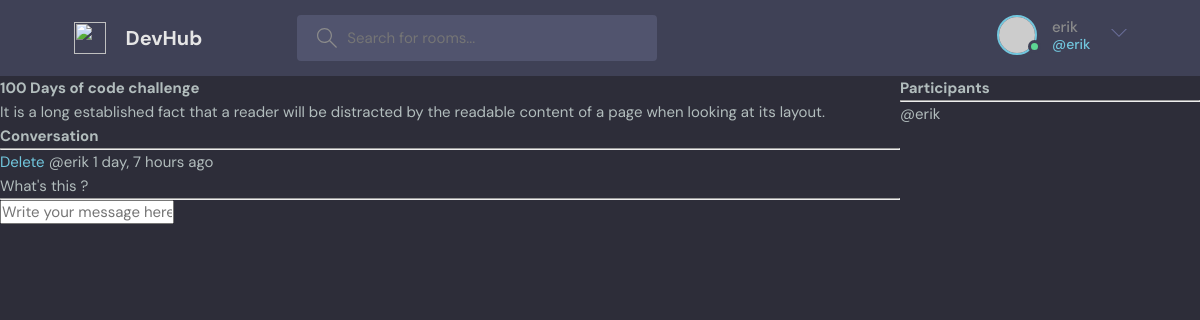
The page /room/2 (signed in) on the database its author committed.
### base/models.py (models this page shows, shortened)
class Room(models.Model):
    host = models.ForeignKey(User, on_delete=models.SET_NULL, null=True)
    topic = models.ForeignKey(Topic, on_delete=models.SET_NULL, null=True)
    name = models.CharField(max_length=200)
    description = models.TextField(null=True, blank=True)
    participants = models.ManyToManyField(User, related_name='participants', blank=True)
    updated = models.DateTimeField(auto_now=True)
    created = models.DateTimeField(auto_now_add=True)
    class Meta:
        ordering = ['-updated', '-created']

class Message(models.Model):
    user =models.ForeignKey(User, on_delete=models.CASCADE)
    room = models.ForeignKey(Room, on_delete=models.CASCADE)
    body = models.TextField()
    updated = models.DateTimeField(auto_now=True)
    created = models.DateTimeField(auto_now_add=True)
    class Meta:
        ordering = ['-updated', '-created']

### base/views.py (the view, shortened to what this page needs)
# urls.py: path('room/<str:pk>', views.room, name='room'),
def room(request, pk):
    room = Room.objects.get(id=pk)
    room_messages = room.message_set.all()
    participants = room.participants.all()
    context = {'room': room, 'room_messages': room_messages, 'participants': participants}
    return render(request, 'base/room.html', context)

### base/templates/base/room.html (shortened to what this page needs)
{% extends 'main.html' %}
{% block content %}
<div class="room-container">
    <div >
        <h1>{{ room.name }}</h1>
        <p>{{ room.description }}</p>
        <div class="comment-wrapper">
            <h3>Conversation</h3>
            <hr />
            {% for message in room_messages %}
            <div>
                {% if request.user == message.user %}
                <a href="{% url 'delete-room' room.id %}">Delete</a>
                {% endif %}
                <small>@{{ message.user }} {{ message.created | timesince }} ago</small>
                <p>{{ message.body }}</p>
                <hr />
            </div>
            {% endfor %}
        </div>
        {% if request.user.is_authenticated %}
        <div class="comment-form">
            <form action="" method="POST">
                <input type="text" name="body" placeholder="Write your message here..." />
            </form>
        </div>
        {% endif %}
    </div>
    <div>
        <h3>Participants</h3>
        <hr />
        {% for user in participants %}
        <div>
            <p>@{{ user.username }}</p>
        </div>
        {% endfor %}
    </div>
</div>
{% endblock %}

### templates/navbar.html (shortened to what this page needs)
<header class="header header--loggedIn">
    <div class="container">
        <a href="{% url 'home' %}" class="header__logo">
            <img src="assets/logo.svg" />
            <h1>DevHub</h1>
        </a>
        <form class="header__search" method="get" action="">
            <label>
                <input name="q" placeholder="Search for rooms..." />
            </label>
        </form>
        <nav class="header__menu">
            {% if request.user.is_authenticated %}
            <div class="header__user">
                <a href="profile.html">
                    <div class="avatar avatar--medium active">
                        <img src="https://randomuser.me/api/portraits/men/37.jpg" />
                    </div>
                    <p>{{ request.user.username }} <span>@{{ request.user.username }}</span></p>
                </a>
                <button class="dropdown-button">
                    <svg version="1.1" xmlns="http://www.w3.org/2000/svg" width="32" height="32" viewBox="0 0 32 32">
                        <title>chevron-down</title>
                        <path d="M16 21l-13-13h-3l16 16 16-16h-3l-13 13z"></path>
                    </svg>
                </button>
            </div>
            {% else %}
            <a href="{% url 'login' %}">
                <img src="./assets/avatar.svg" />
                <p>Login</p>
            </a>
            {% endif %}
        </nav>
    </div>
</header>

### static/styles/style.css (style rules this page uses)
:root { --color-main: #71c6dd; --color-main-light: #e1f6fb; --color-dark: #3f4156; --color-dark-medium: #51546e; --color-dark-light: #696d97; --color-light: #e5e5e5; --color-gray: #8b8b8b; --color-light-gray: #b2bdbd; --color-bg: #2d2d39; --color-success: #5dd693; --color-error: #fc4b0b; }
* { font-family: "DM Sans", -apple-system, BlinkMacSystemFont, "Segoe UI", Roboto, Oxygen, Ubuntu, Cantarell, "Open Sans", "Helvetica Neue", sans-serif; margin: 0; padding: 0; box-sizing: border-box; text-rendering: optimizeLegibility; font-size: inherit; }
html { font-size: 56.25%; }
@media only screen and (min-width: 1200px) { html { font-size: 62.5%; } }
body { line-height: 1.6; font-weight: 400; font-size: 1.5rem; color: var(--color-light-gray); background-color: var(--color-bg); min-height: 100vh; }
img { width: 100%; }
a { display: inline-block; color: var(--color-main); text-decoration: none; }
.container { max-width: 120rem; width: 90%; margin: auto; }
.avatar { position: relative; display: inline-block; border-radius: 50%; border: 2px solid var(--color-main); }
.avatar img { display: block; border-radius: 50%; object-fit: cover; object-position: center; }
.avatar::after { content: ""; display: block; position: absolute; background-color: var(--color-gray); z-index: 111; border-radius: 50%; border: 0.3rem solid var(--color-dark); }
.avatar.active::after { background-color: var(--color-success); }
.avatar.avatar--medium img { width: 3.6rem; height: 3.6rem; border-radius: 50%; }
.avatar.avatar--medium:after { width: 0.7rem; height: 0.7rem; bottom: 0px; right: -6px; }
.header { padding: 1.5rem; background-color: var(--color-dark); }
.header > .container { display: flex; gap: 9.5rem; }
.header__logo, .header__user { display: flex; gap: 2rem; align-items: center; }
.header__logo > img { height: 3.2rem; width: 3.2rem; }
.header__logo > h1 { font-weight: 700; font-size: 2rem; color: var(--color-light); }
.header__search > label { background-color: var(--color-dark-medium); padding: 1.3rem 1rem; display: flex; align-items: center; gap: 1rem; border-radius: 4px; }
.header__search svg { fill: var(--color-gray); width: 2rem; height: 2rem; margin-left: 1rem; }
.header__search input { width: 30rem; background: transparent; border: none; outline: none; color: var(--color-light); }
.header__menu { margin-left: auto; position: relative; }
.header__menu a { display: flex; gap: 1.5rem; align-items: center; font-weight: 500; text-decoration: none; color: var(--color-gray); }
.header__menu img { height: 3.6rem; }
.header__menu p { line-height: 1.2; }
.header__menu span { color: var(--color-main); font-weight: 500; font-size: 1.4rem; display: block; }
.header__menu svg { width: 1.6rem; height: 1.6rem; fill: var(--color-dark-light); }
.dropdown-button { background: transparent; border: 0; outline: 0; cursor: pointer; }

### base/templates/base/room.html (style rules this page uses)
.room-container { display: grid; grid-template-columns: 3fr 1fr; }

### rows shown on the page
Room: name "100 Days of code challenge", description "It is a long established fact that a reader will be distracted by the readable content of a page when looking at its layout."
Message: shows "Delete", user "erik", created "1 day, 7 hours", body "What's this ?"

### other values the page prints
{{ request.user.username }} "erik"
{{ user.username }} "erik"
